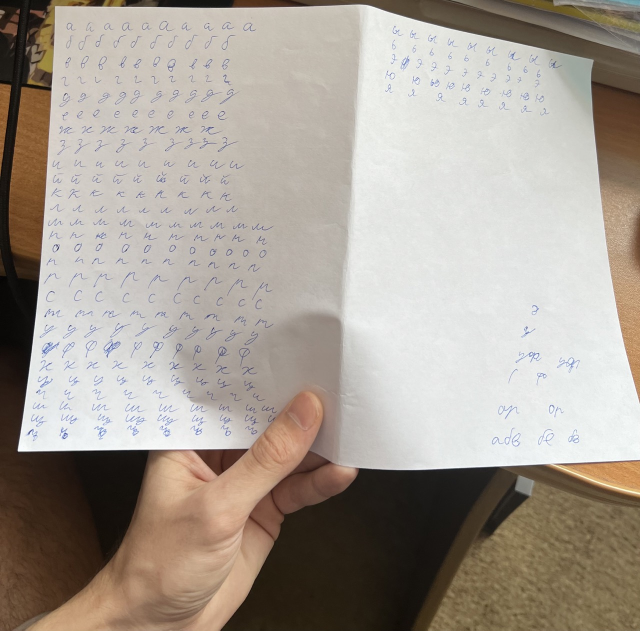
#> input picture images/charsheet.jpeg, 1280 x 1261 px (shown at 1/2 size); its folder holds only this picture in this run
$ python -i trimmer.py   (imports and definitions only)
#> lines starting #> are read from the running program, lines starting #| are printed output that depends on the picture
#!/usr/bin/env python3
import os
import shutil
from pathlib import Path

from PIL import Image
from tqdm import tqdm

SOURCE_DIR = "../letters/chopped/"
DEST_DIR = "../letters/ready/"


def trim_image(img: Image.Image) -> Image.Image:
    content_start_x = 0
    content_end_x = img.width
    content_start_y = 0
    content_end_y = img.height
    for x in range(1, img.width):
        sample_strip = img.crop((x - 1, 0, x, img.height))
        colors = sample_strip.getcolors()
        if len(colors) > 1:
            content_start_x = x
            break
    for x in range(img.width, -1, -1):
        sample_strip = img.crop((x - 1, 0, x, img.height))
        colors = sample_strip.getcolors()
        if len(colors) > 1:
            content_end_x = x
            break
    for y in range(1, img.height):
        sample_strip = img.crop((0, y - 1, img.width, y))
        colors = sample_strip.getcolors()
        if len(colors) > 1:
            content_start_y = y
            break
    for y in range(img.height, -1, -1):
        sample_strip = img.crop((0, y - 1, img.width, y))
        colors = sample_strip.getcolors()
        if len(colors) > 1:
            content_end_y = y
            break

    return img.crop((content_start_x, content_start_y, content_end_x, content_end_y))


def trim():
    try:
        os.mkdir(DEST_DIR)
    except FileExistsError:
        pass
    for p in Path(DEST_DIR).glob("*"):
        if p.is_dir():
            shutil.rmtree(p)
        else:
            p.unlink()

    source_dirs = list(Path(SOURCE_DIR).glob("*"))

    for src_dir in tqdm(source_dirs):
        letter_dest_dir_path = Path(DEST_DIR) / src_dir.name
        letter_dest_dir_path.mkdir(exist_ok=True, parents=True)
        letter_n = 1
        for src in src_dir.glob("*.png"):
            src_img = Image.open(src)
            letter = trim_image(src_img)
            letter.save(letter_dest_dir_path / f"{letter_n}.png")
            letter_n += 1


# [2 lines not run here, left out]

>>> import cv2
>>> picture = cv2.imread('../images/charsheet.jpeg', cv2.IMREAD_GRAYSCALE)
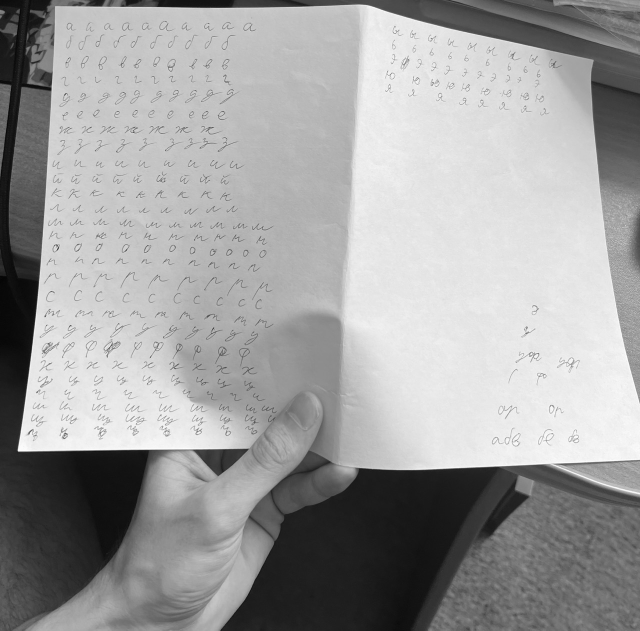
#> picture: shape (1261, 1280) (shown at 1/2 size); min 0, max 255, mean 159.2
#> (the run stopped early here; a loop or call above may not have finished)
